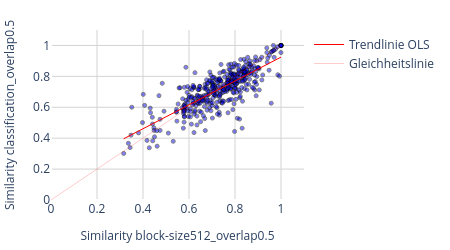
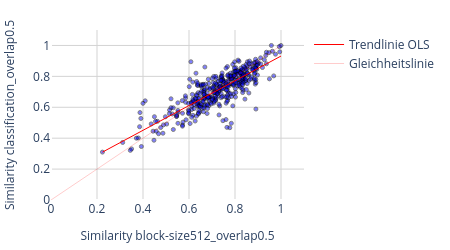

These figures' notebook cell, in order:
### Code cell
#retrieval = ['block-size512', 'block-size1024']
retrieval = ['classification']

for i in range(len(models)):
    m = models[i]
    # Daten einlesen
    a_m_x = pq.read_table(f'{config.dataset["path"]}answers_model_{m}_retrieval_block-size512_overlap0.5.parquet').to_pandas()
    a_m_y = pq.read_table(f'{config.dataset["path"]}answers_model_{m}_retrieval_classification_overlap0.5.parquet').to_pandas()
    
    # Antworten zu Fragen-Auswahl selektieren
    a_m_x = a_m_x.loc[queries_text_text_table_select.index]
    a_m_y = a_m_y.loc[queries_text_text_table_select.index]

    print(f'Modell {models[i]}\n')
    
    print('Correlation\n')
    print(stats.pearsonr(a_m_x['answer_similarity'], a_m_y['answer_similarity']))
    print(stats.spearmanr(a_m_x['answer_similarity'], a_m_y['answer_similarity']))
    print('')

    print('Differenz Ähnlichkeiten\n')
    print((a_m_x['answer_similarity'] - a_m_y['answer_similarity']).abs().describe())
    print('')
    
    # Scatter Plot Anzahl Wörter Modell-/Referenz-Antwort
    fig = px.scatter(
        x=a_m_x['answer_similarity'], 
        y=a_m_y['answer_similarity'],
        opacity=0.5,
        trendline='ols',
        trendline_color_override='rgba(255, 0, 0, 1.0)'
    )

    fig.update_traces(line={'width': 1})#, selector={'mode': 'lines')

    # Gleichheitslinie
    fig.add_shape(
        type="line",
        x0=0.0, y0=0.0,
        x1=1.0, y1=1.0,
        line={'color': '#FF0000', 'width': 1},
        opacity=0.2,
        fillcolor='#FF0000'
    )
    
    fig.update_traces(marker={'color': '#0000FF', 'size':4, 'opacity': 0.5, 'line':{'width':1, 'color': '#000000'}})
    
    # legende ols trendline
    fig.add_trace(go.Scatter(x=[None], y=[None], mode='lines', line={'color': '#FF0000', 'width': 1}, name='Trendlinie OLS'))
    
    # legende Gleichheitslinie
    fig.add_trace(go.Scatter(x=[None], y=[None], mode="lines", opacity=0.2, line={'color': '#FF0000', 'width': 1}, name='Gleichheitslinie'))
    
    fig.update_yaxes(showgrid=True, gridwidth=1, gridcolor='LightGrey', title={'text': 'Similarity classification_overlap0.5', 'font':{'size': 12}}, dtick=0.2, range=[0.0, 1.1])#, title='Answer-Similarity Retrieval'
    fig.update_xaxes(showgrid=True, gridwidth=1, gridcolor='LightGrey', title={'text': 'Similarity block-size512_overlap0.5', 'font':{'size': 12}}, dtick=0.2, range=[0.0, 1.1])#
    
    fig.update_layout(
        width=450,
        height=250,
        plot_bgcolor='rgba(255, 255, 255, 1.0)', 
        paper_bgcolor='rgba(255, 255, 255, 1.0)', 
        margin={'l':10, 'b':10, 'r':10, 't':30},
        showlegend=True
    )
    
    fig.update_annotations(font={'size': 14})#
    #fig['layout']['yaxis']['title']['text'] = 'Similarity classification_overlap0.5'
    
    fig.show()

### Figure 1 — Plotly figure (JSON) as saved in the notebook; plotly's stock layout.template omitted (floating-point values rounded to 4 significant figures; data arrays with more than 128 entries replaced by an {"elided": "..."} marker saying what was removed)
{"data": [{"hovertemplate": "x=%{x}<br>y=%{y}<extra></extra>", "legendgroup": "", "line": {"width": 1}, "marker": {"color": "#0000FF", "line": {"color": "#000000", "width": 1}, "opacity": 0.5, "size": 4, "symbol": "circle"}, "mode": "markers", "name": "", "orientation": "v", "showlegend": false, "type": "scatter", "x": {"elided": "397 float values"}, "xaxis": "x", "y": {"elided": "397 float values"}, "yaxis": "y"}, {"hovertemplate": "<b>OLS trendline</b><br>y = 0.772295 * x + 0.152093<br>R<sup>2</sup>=0.626452<br><br>x=%{x}<br>y=%{y} <b>(trend)</b><extra></extra>", "legendgroup": "", "line": {"color": "rgba(255, 0, 0, 1.0)", "width": 1}, "marker": {"color": "#0000FF", "line": {"color": "#000000", "width": 1}, "opacity": 0.5, "size": 4, "symbol": "circle"}, "mode": "lines", "name": "", "showlegend": false, "type": "scatter", "x": {"elided": "397 float values"}, "xaxis": "x", "y": {"elided": "397 float values"}, "yaxis": "y"}, {"line": {"color": "#FF0000", "width": 1}, "mode": "lines", "name": "Trendlinie OLS", "type": "scatter", "x": [null], "y": [null]}, {"line": {"color": "#FF0000", "width": 1}, "mode": "lines", "name": "Gleichheitslinie", "opacity": 0.2, "type": "scatter", "x": [null], "y": [null]}], "layout": {"height": 250, "legend": {"tracegroupgap": 0}, "margin": {"b": 10, "l": 10, "r": 10, "t": 30}, "paper_bgcolor": "rgba(255, 255, 255, 1.0)", "plot_bgcolor": "rgba(255, 255, 255, 1.0)", "shapes": [{"fillcolor": "#FF0000", "line": {"color": "#FF0000", "width": 1}, "opacity": 0.2, "type": "line", "x0": 0, "x1": 1, "y0": 0, "y1": 1}], "showlegend": true, "width": 450, "xaxis": {"anchor": "y", "domain": [0, 1], "dtick": 0.2, "gridcolor": "LightGrey", "gridwidth": 1, "range": [0, 1.1], "showgrid": true, "title": {"font": {"size": 12}, "text": "Similarity block-size512_overlap0.5"}}, "yaxis": {"anchor": "x", "domain": [0, 1], "dtick": 0.2, "gridcolor": "LightGrey", "gridwidth": 1, "range": [0, 1.1], "showgrid": true, "title": {"font": {"size": 12}, "text": "Similarity classification_overlap0.5"}}}}

### Figure 2 — Plotly figure (JSON) as saved in the notebook; plotly's stock layout.template omitted (floating-point values rounded to 4 significant figures; data arrays with more than 128 entries replaced by an {"elided": "..."} marker saying what was removed)
{"data": [{"hovertemplate": "x=%{x}<br>y=%{y}<extra></extra>", "legendgroup": "", "line": {"width": 1}, "marker": {"color": "#0000FF", "line": {"color": "#000000", "width": 1}, "opacity": 0.5, "size": 4, "symbol": "circle"}, "mode": "markers", "name": "", "orientation": "v", "showlegend": false, "type": "scatter", "x": {"elided": "397 float values"}, "xaxis": "x", "y": {"elided": "397 float values"}, "yaxis": "y"}, {"hovertemplate": "<b>OLS trendline</b><br>y = 0.801058 * x + 0.130456<br>R<sup>2</sup>=0.690340<br><br>x=%{x}<br>y=%{y} <b>(trend)</b><extra></extra>", "legendgroup": "", "line": {"color": "rgba(255, 0, 0, 1.0)", "width": 1}, "marker": {"color": "#0000FF", "line": {"color": "#000000", "width": 1}, "opacity": 0.5, "size": 4, "symbol": "circle"}, "mode": "lines", "name": "", "showlegend": false, "type": "scatter", "x": {"elided": "397 float values"}, "xaxis": "x", "y": {"elided": "397 float values"}, "yaxis": "y"}, {"line": {"color": "#FF0000", "width": 1}, "mode": "lines", "name": "Trendlinie OLS", "type": "scatter", "x": [null], "y": [null]}, {"line": {"color": "#FF0000", "width": 1}, "mode": "lines", "name": "Gleichheitslinie", "opacity": 0.2, "type": "scatter", "x": [null], "y": [null]}], "layout": {"height": 250, "legend": {"tracegroupgap": 0}, "margin": {"b": 10, "l": 10, "r": 10, "t": 30}, "paper_bgcolor": "rgba(255, 255, 255, 1.0)", "plot_bgcolor": "rgba(255, 255, 255, 1.0)", "shapes": [{"fillcolor": "#FF0000", "line": {"color": "#FF0000", "width": 1}, "opacity": 0.2, "type": "line", "x0": 0, "x1": 1, "y0": 0, "y1": 1}], "showlegend": true, "width": 450, "xaxis": {"anchor": "y", "domain": [0, 1], "dtick": 0.2, "gridcolor": "LightGrey", "gridwidth": 1, "range": [0, 1.1], "showgrid": true, "title": {"font": {"size": 12}, "text": "Similarity block-size512_overlap0.5"}}, "yaxis": {"anchor": "x", "domain": [0, 1], "dtick": 0.2, "gridcolor": "LightGrey", "gridwidth": 1, "range": [0, 1.1], "showgrid": true, "title": {"font": {"size": 12}, "text": "Similarity classification_overlap0.5"}}}}
